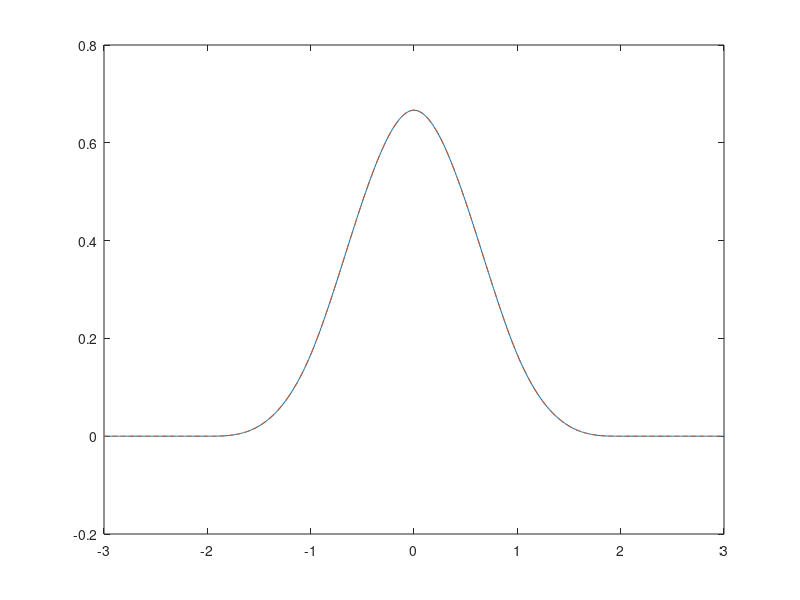
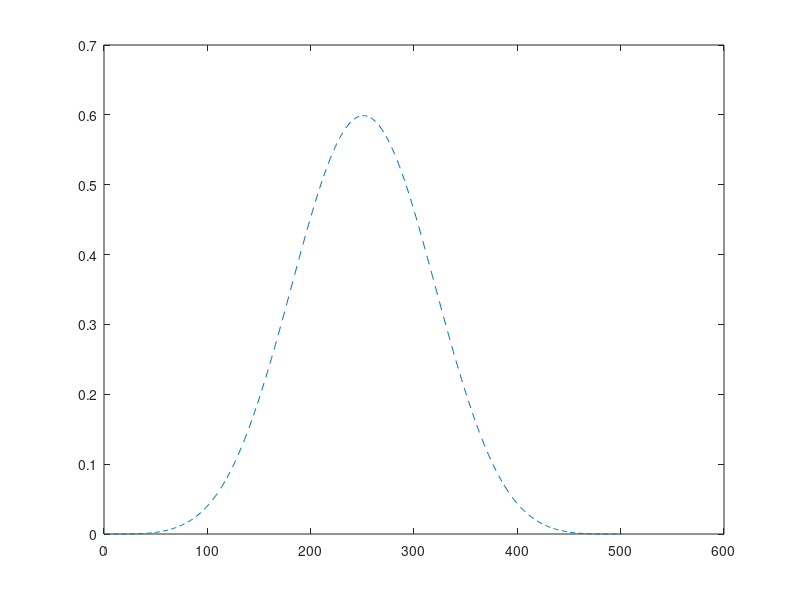

Source code (MATLAB) for these figures, in order:
%Spline n = 3
t = -3:0.01:3;
x = t;
x = abs(x);
ind0 = (x >= 0 & x < 1);
ind1 = (x >= 1 & x < 2);
ind2 = (x >= 2);
x(ind0) = 2/3 - x(ind0).^2 + x(ind0).^3/2;
x(ind1) = (2 - x(ind1)).^3/6;
x(ind2) = 0;
figure,plot(t,x);hold on;
fprintf('Integral of Spline basis %1.2e\n',sum(x)*0.01);

x = t;
x = abs(x);
%F^{-1} of sinc^(3 + 1) (Wolfralmalpha)
x = 1/12*(abs(x - 2).^3 - 4*abs(x - 1).^3 + 3*(x - 2).*x.^2 + 4);

plot(t,x,'--');
fprintf('Integral of Spline basis %1.2e\n',sum(x)*0.01);


%% degree n = 4
x = -2.5:0.01:2.5;
x = 1/48*((x - 5/2).^4.*(-sign(x - 5/2)) + 5*(x - 3/2).^4.*sign(x - 3/2)...
    - 10*(x - 1/2).^4.*sign(x - 1/2) + 10*(x + 1/2).^4.*sign(x + 1/2) ...
    - 5*(x + 3/2).^4.*sign(x + 3/2) + (x + 5/2).^4.*sign(x + 5/2));
figure;
plot(x,'--');
fprintf('Integral of Spline basis %1.2e\n',sum(x)*0.01);
